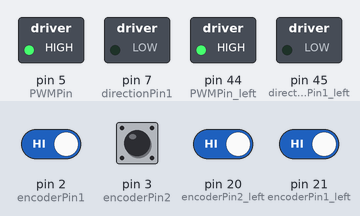
A sketch run on a simulated Arduino Mega 2560, built with avr-gcc and run on an emulated ATmega2560. Shown: switched loads named in the sketch (green lamp = pin HIGH). The inputs (shaded band) are chosen by the test bench; at power-on: pin 2 (encoderPin1), pin 3 (encoderPin2), pin 20 (encoderPin2_left), pin 21 (encoderPin1_left) HIGH. What the sketch prints to the serial monitor is not drawn.

Above: at 1.2 s.
1.3 s: pin 3 (encoderPin2) pulsed LOW 2 times (0.12 s each, 0.3 s apart)
4.9 s: pin 3 (encoderPin2) pulsed LOW 2 times (0.12 s each, 0.3 s apart)
Timing chart, 0 to 7.9 s (numbered marks = the images above; inputs shaded):
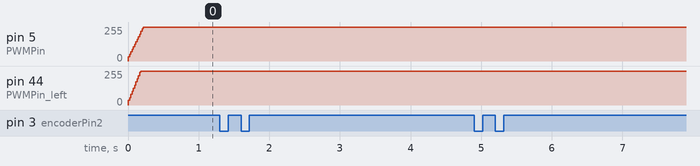

The sketch:

pid.ino
```cpp
//motor  right  configs
#define encoderPin1 2
#define encoderPin2 3
#define PWMPin 5
#define directionPin1 7

int proportional = 1;
float kpv = 1;
float kiv = 40;

volatile float motorPosition = 0;
float previousTime = 0;
float errorIntegral = 0;
float velocity = 0;
float pos = 0;
float errorvelocity = 0;
float controlSignal = 0;
float controlsignalvelocity = 0;
float target_pos_cm = -140;
float desiredvelocity = 27;
float prev_target_pos_cm = 0;


//motor left config
#define encoderPin1_left 21
#define encoderPin2_left 20
#define PWMPin_left 44
#define directionPin1_left 45


int proportional_left = 1;
float kpv_left = 1;
float kiv_left = 49.5;


volatile float motorPosition_left = 0;
float previousTime_left = 0;
float errorIntegral_left = 0;
float velocity_left = 0;
float pos_left = 0;
float errorvelocity_left = 0;
float controlSignal_left = 0;
float controlsignalvelocity_left = 0;
float target_pos_cm_left = -140;
float desiredvelocity_left = 27;
float prev_target_pos_cm_left = 0;


void setup() {


  Serial.begin(9600);

  //motor right
  pinMode(encoderPin1, INPUT_PULLUP);  //A
  pinMode(encoderPin2, INPUT_PULLUP);  //B
  pinMode(PWMPin, OUTPUT);
  pinMode(directionPin1, OUTPUT);
  attachInterrupt(digitalPinToInterrupt(encoderPin1), checkEncoder1, RISING);
  attachInterrupt(digitalPinToInterrupt(encoderPin2), checkEncoder2, RISING);


  //motor left
  pinMode(encoderPin1_left, INPUT_PULLUP);  //A
  pinMode(encoderPin2_left, INPUT_PULLUP);  //B
  pinMode(PWMPin_left, OUTPUT);
  pinMode(directionPin1_left, OUTPUT);
  attachInterrupt(digitalPinToInterrupt(encoderPin1_left), checkEncoder1_left, RISING);
  attachInterrupt(digitalPinToInterrupt(encoderPin2_left), checkEncoder2_left, RISING);
}

void loop() {

  previousTime = micros();//to detect real time
  previousTime_left = micros();


  for (int i = 0; i < 500; i++) {

    float currentTime = micros(),currentTime_left = micros();
    float deltaTime = ((float)(currentTime - previousTime)) / (1.0e6);  //time difference in seconds
    previousTime = currentTime;


    float deltaTime_left = ((float)(currentTime_left - previousTime_left)) / (1.0e6);  //time difference in seconds
    previousTime_left = currentTime_left;


    noInterrupts();  // disable interrupts temporarily while reading
    velocity = ((motorPosition / 74.89) - pos) / deltaTime;//variable calculated by this method 1/((2*pi*r)/ppr*2(for 2 phase))
    velocity_left = ((motorPosition_left / 74.89)  - pos_left) / deltaTime_left;
    pos = (double(motorPosition / 74.89)) ;
     pos_left = (double(motorPosition_left / 74.89));
    interrupts();  // turn interrupts back on

    float desiredpos = target_pos_cm;

    controlSignal = (desiredpos - pos ) * proportional;


    float desiredpos_left = target_pos_cm_left;

    controlSignal_left = (desiredpos_left - pos_left) * proportional_left;


    if (fabs(controlSignal) > desiredvelocity) {
      if (controlSignal >= 0) {
        controlSignal = desiredvelocity;
      } else {
        controlSignal = -desiredvelocity;
      }
    }
    errorvelocity = (controlSignal)-velocity;
    errorIntegral = errorIntegral + errorvelocity * deltaTime;//like integration
    controlsignalvelocity = (errorvelocity * kpv) + (kiv * errorIntegral);

    int motorDirection = 1;
    if (controlsignalvelocity < 0)  //negative value: CCW
    {
      motorDirection = -1;
    }
    float PWMValue = fabs(controlsignalvelocity);  //PWM values cannot be negative and have to be integers
    if (PWMValue >= 255)                           //fabs() = floating point absolute value
    {
      //errorIntegral -= errorvelocity * deltaTime;  //antiWindup

      PWMValue = 255;  //capping the PWM signal - 8 bit
    }
if(fabs(desiredpos-pos)<1)
{
      errorIntegral -= errorvelocity * 0;  //antiWindup
      if(errorIntegral<0.05 && errorIntegral>-0.05) //bns8r el erro b3deen bnsafaro
      {
        errorIntegral=0;
      }

}


    if (fabs(controlSignal_left) > desiredvelocity_left) {
      if (controlSignal_left >= 0) {
        controlSignal_left = desiredvelocity_left;
      } else {
        controlSignal_left = -desiredvelocity_left;
      }
    }
    errorvelocity_left = (controlSignal_left)-velocity_left;
    errorIntegral_left = errorIntegral_left + errorvelocity_left * deltaTime_left;
    controlsignalvelocity_left = errorvelocity_left * kpv_left + kiv_left * errorIntegral_left;

    int motorDirection_left = 1;
    if (controlsignalvelocity_left < 0)  //negative value: CCW
    {
      motorDirection_left = -1;
    }
    float PWMValue_left = fabs(controlsignalvelocity_left);  //PWM values cannot be negative and have to be integers
    if (PWMValue_left >= 255)                                //fabs() = floating point absolute value
    {

      PWMValue_left = 255;  //capping the PWM signal - 8 bit
      //errorIntegral_left -= errorvelocity_left * deltaTime_left;  //antiWindup
    }
if(fabs(desiredpos_left-pos_left)<1)
{
      errorIntegral_left -= (errorvelocity_left * 0);  //antiWindup
          if(errorIntegral_left<0.05 && errorIntegral_left>-0.05)
      {
        errorIntegral_left=0;
      }

}

    analogWrite(PWMPin_left, PWMValue_left);
    analogWrite(PWMPin, PWMValue);
    if (motorDirection_left == 1) {
      digitalWrite(directionPin1_left, HIGH);
    } else if (motorDirection_left == -1)
      digitalWrite(directionPin1_left, LOW);
    if (motorDirection == 1) {
      digitalWrite(directionPin1, HIGH);
    } else if (motorDirection == -1)
      digitalWrite(directionPin1, LOW);


    Serial.println(velocity);
    Serial.print("  ");
    Serial.println(desiredvelocity);
    Serial.print("  ");

  }
}


void checkEncoder1() {
  int encoderPin2Value = digitalRead(encoderPin2);

  if (encoderPin2Value > 0)  //CW direction
  {
    motorPosition++;
  } else {
    motorPosition--;
  }
}

void checkEncoder2() {
  int encoderPin2Value = digitalRead(encoderPin1);

  if (encoderPin2Value > 0)  //CW direction
  {
    motorPosition--;
  } else {
    motorPosition++;
  }
}


void checkEncoder1_left() {
  int encoderPin2Value_left = digitalRead(encoderPin2_left);

  if (encoderPin2Value_left > 0)  //CW direction
  {
    motorPosition_left++;
  } else {
    motorPosition_left--;
  }
}

void checkEncoder2_left() {
  int encoderPin2Value_left = digitalRead(encoderPin1_left);

  if (encoderPin2Value_left > 0)  //CW direction
  {
    motorPosition_left--;
  } else {
    motorPosition_left++;
  }
}
```

Measured:
- after the input at 1.3 s, every drawn part: stays the same
- after the input at 4.9 s, every drawn part: stays the same
